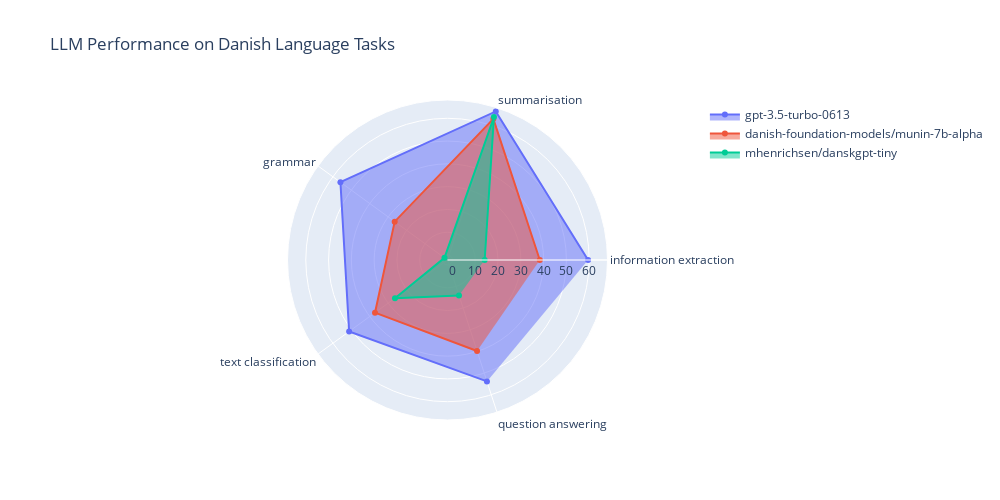

The code cell stored with this chart in its notebook:
### Code cell
create_radial_plot(
    model_ids=[
        #'gpt-4-0613',
        'gpt-3.5-turbo-0613', 
        'danish-foundation-models/munin-7b-alpha',
        'mhenrichsen/danskgpt-tiny',
        #'KennethEnevoldsen/dfm-sentence-encoder-large-2',
    ],
    languages=[
        'da', 
        #'sv', 
        #'no',
    ],
    tasks=None,
)

### Figure 1 — Plotly figure (JSON) as saved in the notebook; plotly's stock layout.template omitted (floating-point values rounded to 4 significant figures)
{"data": [{"fill": "toself", "name": "gpt-3.5-turbo-0613", "r": [59.51, 66.38, 55.89, 51.17, 53.82], "theta": ["information extraction", "summarisation", "grammar", "text classification", "question answering"], "type": "scatterpolar"}, {"fill": "toself", "name": "danish-foundation-models/munin-7b-alpha", "r": [38.31, 62.96, 26.46, 37.13, 39.77], "theta": ["information extraction", "summarisation", "grammar", "text classification", "question answering"], "type": "scatterpolar"}, {"fill": "toself", "name": "mhenrichsen/danskgpt-tiny", "r": [14.13, 63.76, -0.5394, 26.31, 14.16], "theta": ["information extraction", "summarisation", "grammar", "text classification", "question answering"], "type": "scatterpolar"}], "layout": {"height": 500, "margin": {"l": 200, "r": 200}, "polar": {"angularaxis": {"type": "category"}, "radialaxis": {"autorange": true, "range": [-2.185, 68.02], "type": "linear", "visible": true}}, "showlegend": true, "title": {"text": "LLM Performance on Danish Language Tasks"}, "width": 1000}}
